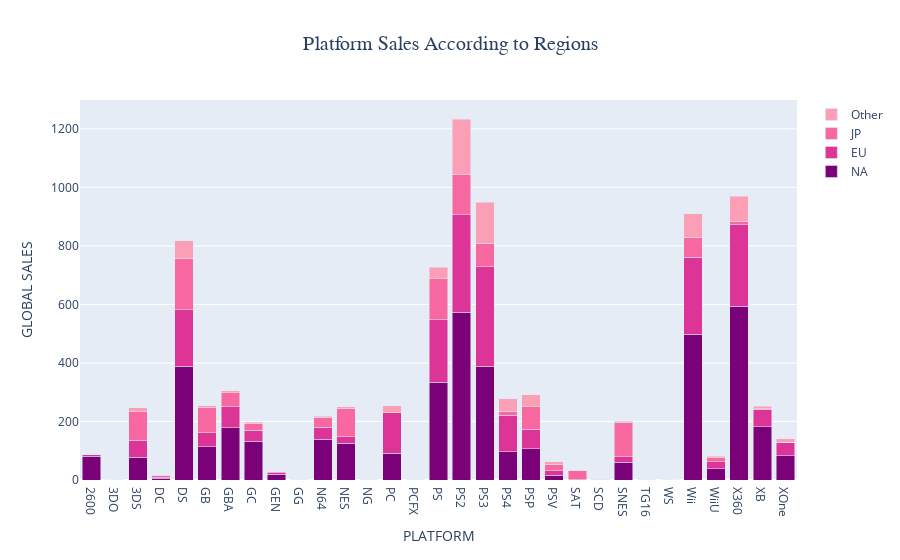

The notebook cell saved with this chart:
### Markdown cell above
#### 1. Here we see the global sale of games released for different platforms.
#### 2. NintendoDS and PS2 games seem to extremely popular both having a very high count but PS2 games are quite far ahead in terms of global sales, having nearly 1.2 bil. sales.
#### 3. Xbox-360, PS3 and Wii might have had lesser number of games released for their platform compared to DS(lower count comparitively) but has had better global sales.
#### 4. PS, PSP, PC and GameBoyAdvance have had high number of games released for their platforms but haven't done as well in terms of sales.

### Code cell
#creating traces
trace1 = go.Bar(x = platform['Platform'],
                y = platform['NA_Sales'],
                name = "NA",
                marker =dict(color ='rgb(122,1,119)'))
trace2 = go.Bar(x = platform['Platform'],
                y = platform['EU_Sales'],
                name = "EU",
                marker =dict(color ='rgb(221,52,151)'))
trace3 = go.Bar(x = platform['Platform'],
                y = platform['JP_Sales'],
                name = "JP",
                marker =dict(color ='rgb(247,104,161)'))
trace4 = go.Bar(x = platform['Platform'],
                y = platform['Other_Sales'],
                name = "Other",
                marker =dict(color ='rgb(250,159,181)'))

#updating layout
layout = go.Layout(barmode = 'stack',
                   xaxis = dict(title="PLATFORM"),
                   yaxis = dict(title="GLOBAL SALES"),
                   title = {'text':"Platform Sales According to Regions",'x':0.5,'font':dict(family="Franklin Gothic", size=20)
})

#adding traces to the data
data =[trace1,trace2,trace3,trace4]

fig = go.Figure(layout= layout, data = data)

iplot(fig)

### Figure 1 — Plotly figure (JSON) as saved in the notebook; plotly's stock layout.template omitted (floating-point values rounded to 4 significant figures)
{"data": [{"marker": {"color": "rgb(122,1,119)"}, "name": "NA", "type": "bar", "x": ["2600", "3DO", "3DS", "DC", "DS", "GB", "GBA", "GC", "GEN", "GG", "N64", "NES", "NG", "PC", "PCFX", "PS", "PS2", "PS3", "PS4", "PSP", "PSV", "SAT", "SCD", "SNES", "TG16", "WS", "Wii", "WiiU", "X360", "XB", "XOne"], "y": [80.78, 0, 78.03, 5.43, 388.5, 113.6, 178.4, 131.9, 19.27, 0, 138.9, 125.9, 0, 92.04, 0, 334.7, 572.9, 388.9, 96.8, 107.1, 16.07, 0.72, 1, 61.23, 0, 0, 497.4, 38.32, 594.3, 182.1, 83.19]}, {"marker": {"color": "rgb(221,52,151)"}, "name": "EU", "type": "bar", "x": ["2600", "3DO", "3DS", "DC", "DS", "GB", "GBA", "GC", "GEN", "GG", "N64", "NES", "NG", "PC", "PCFX", "PS", "PS2", "PS3", "PS4", "PSP", "PSV", "SAT", "SCD", "SNES", "TG16", "WS", "Wii", "WiiU", "X360", "XB", "XOne"], "y": [4.86, 0, 58.29, 1.69, 194.0, 47.51, 72.49, 38.32, 5.52, 0, 41.03, 21.15, 0, 137.4, 0, 212.4, 332.6, 340.5, 123.7, 67.16, 16.27, 0.54, 0.36, 19.04, 0, 0, 264.3, 24.23, 278.0, 59.65, 45.65]}, {"marker": {"color": "rgb(247,104,161)"}, "name": "JP", "type": "bar", "x": ["2600", "3DO", "3DS", "DC", "DS", "GB", "GBA", "GC", "GEN", "GG", "N64", "NES", "NG", "PC", "PCFX", "PS", "PS2", "PS3", "PS4", "PSP", "PSV", "SAT", "SCD", "SNES", "TG16", "WS", "Wii", "WiiU", "X360", "XB", "XOne"], "y": [0, 0.1, 97.3, 8.56, 175.0, 85.12, 46.56, 21.34, 2.67, 0.04, 33.76, 98.65, 1.44, 0.17, 0.03, 139.8, 137.5, 79.21, 14.3, 75.89, 20.86, 32.26, 0.45, 116.5, 0.16, 1.42, 68.28, 12.79, 12.3, 1.38, 0.34]}, {"marker": {"color": "rgb(250,159,181)"}, "name": "Other", "type": "bar", "x": ["2600", "3DO", "3DS", "DC", "DS", "GB", "GBA", "GC", "GEN", "GG", "N64", "NES", "NG", "PC", "PCFX", "PS", "PS2", "PS3", "PS4", "PSP", "PSV", "SAT", "SCD", "SNES", "TG16", "WS", "Wii", "WiiU", "X360", "XB", "XOne"], "y": [0.84, 0, 12.55, 0.27, 60.29, 8.16, 7.51, 5.13, 0.89, 0, 4.31, 5.31, 0, 24.33, 0, 40.69, 190.5, 140.8, 43.36, 41.52, 8.41, 0.07, 0.05, 3.22, 0, 0, 79.2, 6.45, 84.67, 8.48, 11.92]}], "layout": {"barmode": "stack", "title": {"font": {"family": "Franklin Gothic", "size": 20}, "text": "Platform Sales According to Regions", "x": 0.5}, "xaxis": {"title": {"text": "PLATFORM"}}, "yaxis": {"title": {"text": "GLOBAL SALES"}}}}
